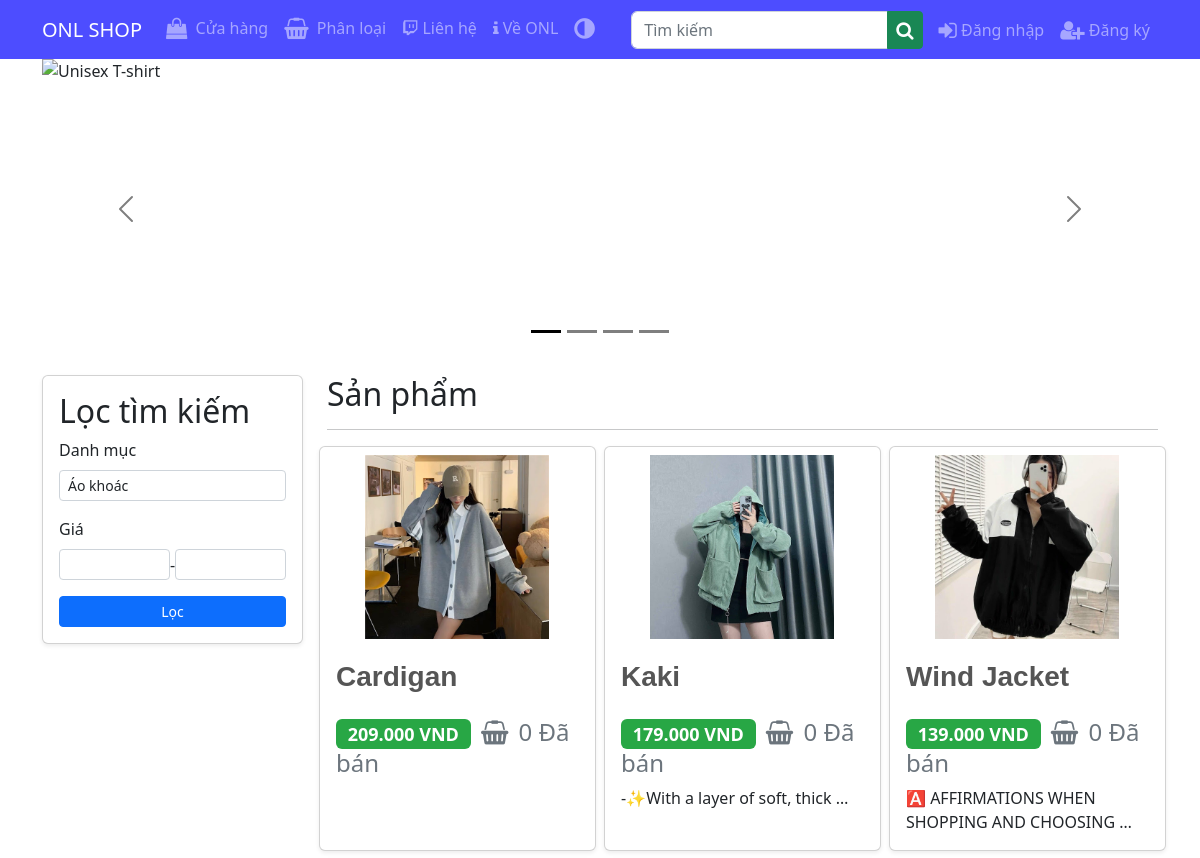
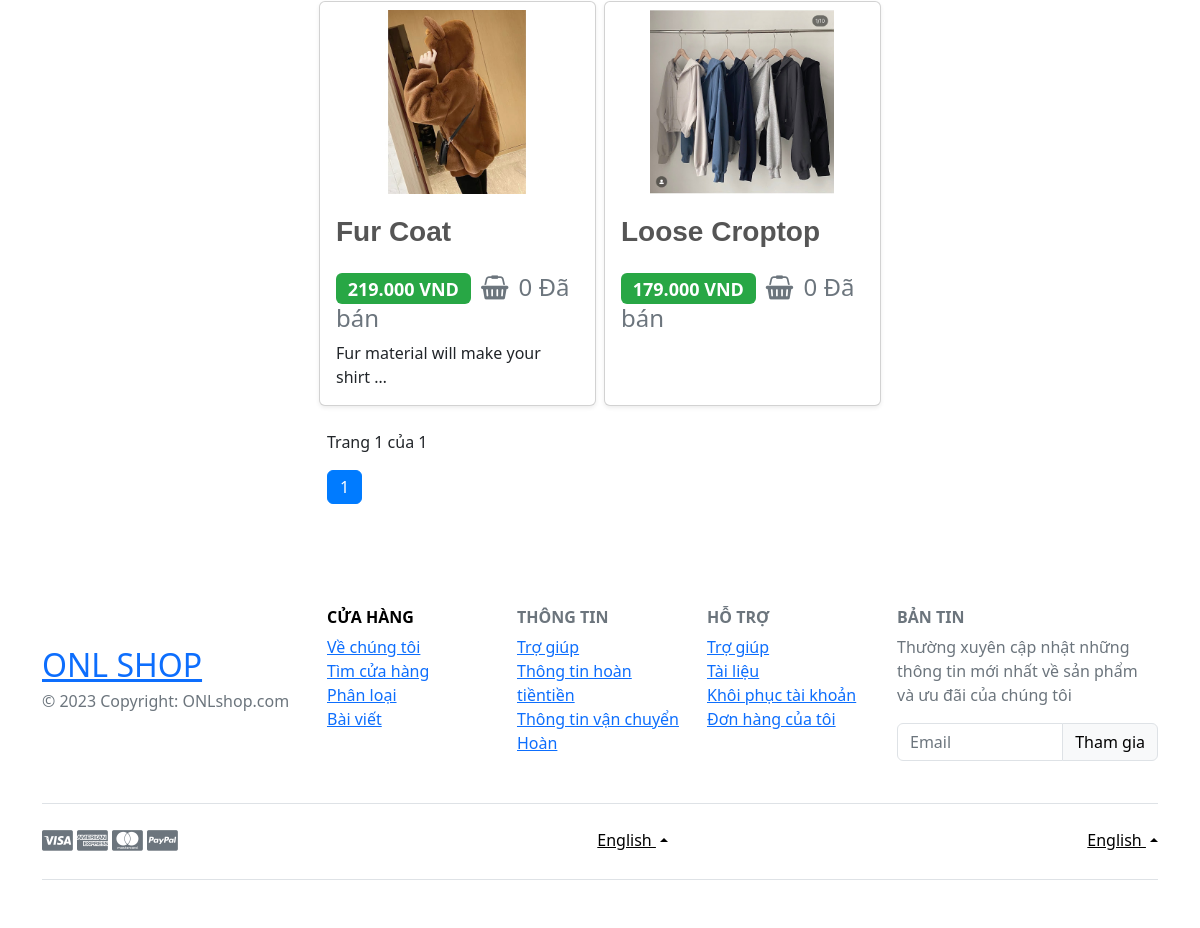
The app's page /?category=5, older data (2 pictures, top to bottom).
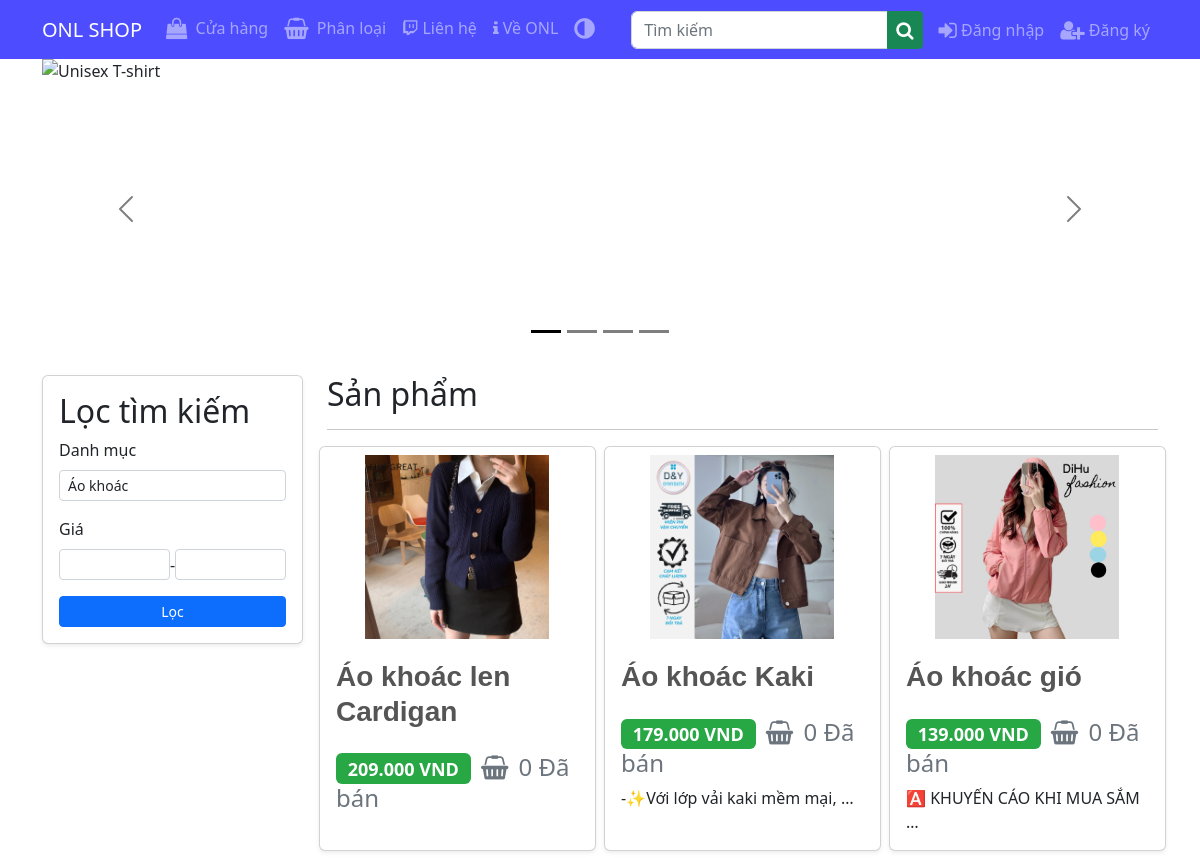
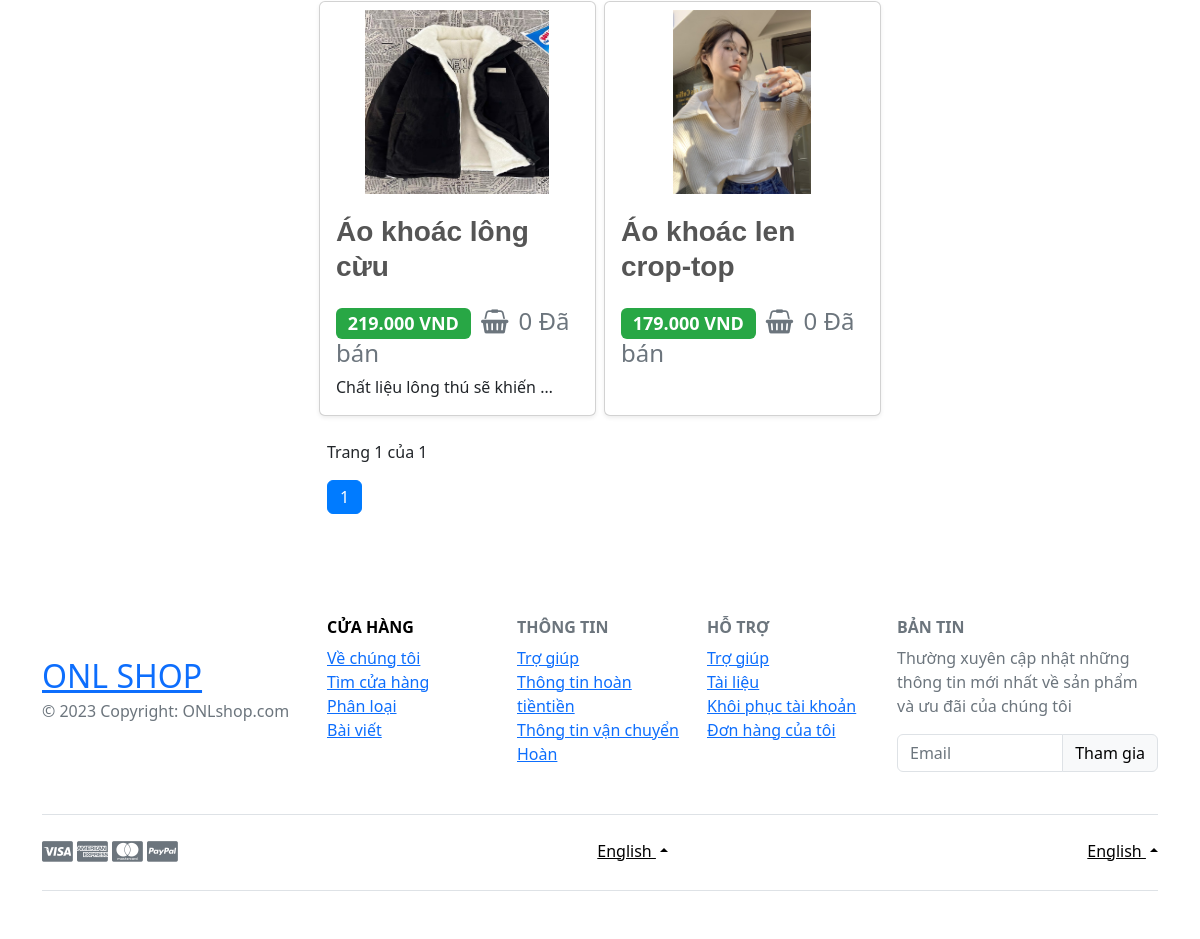
The same page, newer data (2 pictures, top to bottom).
### store/models.py (models this page shows, shortened)
class Product(models.Model):
    category = models.ForeignKey(
        Category, on_delete=models.CASCADE, related_name='products')
    name = models.CharField(max_length=100, null=False, blank=False)
    slug = models.SlugField(unique_for_date='created')
    price = models.IntegerField(null=False)
    created = models.DateTimeField(auto_now_add=True)
    updated = models.DateTimeField(auto_now=True)
    image = models.ImageField(null=True,blank=True)
    availibility = models.BooleanField(null=False, default=True) #xem san pham còn hàng hay đã hết hàng
    description = models.TextField(null=True,blank=True)
    characteristic1 = models.TextField(null=False,blank=True)
    characteristic2 = models.TextField(null=False,blank=True)
    characteristic3 = models.TextField(null=False,blank=True)
    material =  models.TextField(null=False,blank=True)
    branch= models.TextField(null=False,blank=True)
    detail=models.TextField(null=False,blank=True)
    image1 = models.CharField(max_length=255, null=True,blank=True)
    image2 = models.CharField(max_length=255, null=True,blank=True)
    image3 = models.CharField(max_length=255, null=True,blank=True)
    video = models.FileField(upload_to="videos/",null=True,blank=True)
    video1 = models.CharField(max_length=255, null=True,blank=True)
    class Meta:
        index_together = ('id', 'slug')
        ordering = ('-created',)

### store/views.py (the view, shortened to what this page needs)
# urls.py: path('', views.ProductList.as_view(), name='product_list'),
class ProductList(FilterView):
    model = Product
    queryset = Product.objects.all()
    paginate_by = 20
    filterset_class = ProductFilter
    context_object_name = 'products'
    template_name = 'store/product_list.html'
    def get_context_data(self, **kwargs):
        context = super().get_context_data(**kwargs)
        return context
    def get_queryset(self):
        product = super().get_queryset()
        return product.select_related('category').annotate(
            total_purchases=Count('ordered')) #biến để đếm số lượng khách đã mua hàng (đếm hành động 'ordered')

### cart/cart.py (called while the page is built)
def cart_preprocessor(request):
    return {'cart': Cart(request)}

### store/models.py (called while the page is built)
    def __str__(self):
        return self.name

### store/templates/store/product_list.html (shortened to what this page needs)
{% extends 'base.html' %} {% load crispy_forms_tags %} {% load thumbnail %}
{%block content %}
{% load static %}
<div id="carouselExampleDark" class="carousel carousel-dark slide" data-bs-ride="carousel">
  <link href="https://cdn.jsdelivr.net/npm/bootstrap@5.2.3/dist/css/bootstrap.min.css" rel="stylesheet">
  <div class="carousel-indicators">
    <button type="button" data-bs-target="#carouselExampleDark" data-bs-slide-to="0" class="active" aria-current="true" aria-label="Slide 1"></button>
    <button type="button" data-bs-target="#carouselExampleDark" data-bs-slide-to="1" aria-label="Slide 2"></button>
    <button type="button" data-bs-target="#carouselExampleDark" data-bs-slide-to="2" aria-label="Slide 3"></button>
    <button type="button" data-bs-target="#carouselExampleDark" data-bs-slide-to="3" aria-label="Slide 4"></button>
  </div>
  <div class="carousel-inner">
    <div class="carousel-item active" data-bs-interval="10000">
      <img src="{% static 'images/banner/b10.png' %}" class="d-block w-100" alt="Unisex T-shirt" height='300'>
      <div class="carousel-caption d-none d-md-block -bg-success text-red">
      </div>
    </div>
  </div>
  <button class="carousel-control-prev" type="button" data-bs-target="#carouselExampleDark" data-bs-slide="prev">
    <span class="carousel-control-prev-icon" aria-hidden="true"></span>
  </button>
  <button class="carousel-control-next" type="button" data-bs-target="#carouselExampleDark" data-bs-slide="next">
    <span class="carousel-control-next-icon" aria-hidden="true"></span>
  </button>
</div>
<div class="row mt-3 text-dark filter-form">
  <div class="col-lg-3 col-md-6 col-12 mb-3 text-dark">
    <div class="card card-body p-3 shadow-sm sticky-top text-dark">
      <h2>Lọc tìm kiếm </h2>
      <form class="filter-form text-dark">
        {{filter.form|crispy}}
        <button class="btn btn-primary btn-block btn-sm" type="submit" >
          Lọc
        </button>
      </form>
    </div>
  </div>
</body>
  <div class="col-lg-9 col-md-6 col-12 text-color">
    <h2 class="font-weight-light mb-2 text-color">Sản phẩm</h2>
    <hr />
<div class="product-list">
    <div class="row">
      {% for product in products %}
      <div class="col-lg-4 col-12 mb-2 px-sm-1">
        <div class="card shadow-sm h-100">
           <img src="{{ product.image.url }}"
          alt="No Image"
          class="img-aspect p-2" style="width: 200px; height: 200px;" />
          <div class="card-body">
            <h3 class="card-subtitle font-weight-bold">
              <a href="{% url 'store:product_details' product.slug %}" style="text-decoration: none; color: #555; font-family: 'Nunito', sans-serif;"
                >{{product.name}}</a
              >
            </h3>
            <br>
            <h4 class="card-text">
              <span class="badge badge-success text-right">{{product.price | floatformat:3}} VND </span>
              <span class="text-muted"><i class="fa fa-shopping-basket fa-sm mx-1"></i>
                {{product.total_purchases}} Đã bán </b>
              </span>
            </h4>
            <p class="card-text  text-dark">{{product.description|truncatewords:6 }}</p>
          </div>
        </div>
      </div>
      {% empty %}
      <div class="col-12 text-center">
        <h3 class="font-weight-light my-4 py-4">Không tìm thấy sản phẩm.</h3>
      </div>
      {% endfor %}
    </div>
    {% if products|length != 0  %}
    <nav>
      {% with page_obj as page %}
      <div class="mt-3">
        <p class="my-3">
          Trang {{ page.number }} của {{ page.paginator.num_pages }}
        </p>
        <ul class="pagination">
          <li class="page-item active">
            <a class="page-link">{{ page.number }}</a>
          </li>
        </ul>
      </div>
      {% endwith %}
    </nav>
    {% endif %}
  </div>
</div>
</div>
</body>
{% endblock content %}

### accounts/templates/base.html (shortened to what this page needs)
{% load static %}
<!DOCTYPE html>
<html lang="en">
  <head>
    <link
      rel="stylesheet"
      href="https://stackpath.bootstrapcdn.com/bootstrap/4.4.1/css/bootstrap.min.css"
    />
    <link
      rel="stylesheet"
      href="https://stackpath.bootstrapcdn.com/font-awesome/4.7.0/css/font-awesome.min.css"
    />
    <link rel="stylesheet" href="{% static 'css/styles.css' %}" />
  </head>
    <nav class="navbar navbar-dark  navbar-expand-lg" style="background-color: #4d4dff;">
      <div class="container">
        <a href="{% url 'store:product_list' %}" class="navbar-brand">ONL SHOP</a>
        <div class="collapse navbar-collapse" id="navigation">
          <ul class="navbar-nav">
            <li class="nav-item">
                <a href="{% url 'store:product_list' %}" class="nav-link">
                <i class="fa fa-shopping-bag fa-lg mr-1"></i> Cửa hàng
              </a>
            </li>
            <li class="nav-item">
              <a href="{% url 'store:categories_list' %}" class="nav-link">
                <i class="fa fa-shopping-basket fa-lg mr-1"></i> Phân loại
              </a>
            </li>
            <li class="nav-item">
              <a href="{% url 'contact'%}" class="nav-link">
                <i class="fa fa-twitch"></i> Liên hệ
              </a>
            </li>
            <li class="nav-item">
              <a href="{% url 'aboutus'%}" class="nav-link">
                <i class="fa fa-info"></i> Về ONL
              </a>
            </li>
            <li class="nav-item" style="margin-left: auto;">
           <a class="nav-link" onclick="toggleTheme()">
             <i class="fa fa-adjust theme-toggle-icon"></i>
              </a>
                </li>
          </ul>
          <form action="/" class="inline-form mr-md-2 ml-auto">
            <div class="input-group">
              <input
                required
                type="text"
                name="name"
                placeholder="Tìm kiếm"
                class="form-control"
              />
              <div class="input-group-append">
                <button type="submit" class="btn-success btn btn-sm">
                  <i class="fa fa-search fa-lg"></i>
                </button>
              </div>
            </div>
          </form>
          <ul class="navbar-nav">
            {% if user.is_authenticated %}
            <li class="nav-item">
              <a href="{% url 'orders:my' %}" class="nav-link">
                <i class="fa fa-truck fa-lg mr-1"></i> Đơn hàng
              </a>
            </li>
            <li class="nav-item">
              <a href="{% url 'cart:cart_details' %}" class="nav-link">
                <i class="fa fa-shopping-cart fa-lg"></i>
                <span class="badge badge-secondary">
                  {% if cart %} {{cart|length}} {% else %} 0 {% endif%}
                </span>
              </a>
            </li>
            <li class="nav-item dropdown">
              <a
                href="#"
                class="nav-link dropdown-toggle mb-0"
                data-toggle="dropdown"
              >
                {{request.user}}
              </a>
              <div class="dropdown-menu">
                <a href="{% url 'profile'%}" class="dropdown-item">Thông tin cá nhân </a>
                <a href="{% url 'password_change'%}" class="dropdown-item">
                  Thay đổi mật khẩu
                </a>
                <a href="{% url 'logout' %}" class="dropdown-item">Đăng xuất </a>
              </div>
            </li>
            {% else %}
            <li class="nav-item">
              <a href="{% url 'login' %}" class="nav-link">
                <i class="fa fa-sign-in fa-lg"></i> Đăng nhập
              </a>
            </li>
            <li class="nav-item">
              <a href="{% url 'register' %}" class="nav-link">
                <i class="fa fa-user-plus fa-lg"></i> Đăng ký
              </a>
            </li>
            {% endif %}
          </ul>
        </div>
      </div>
    </nav>
    <div class="container">
       {% block content %} {% endblock content %}
    </div>
    <footer class="container--fluid text-center text-lg-start text-muted mt-5 text-color">
      <section class="">
        <div class="container text-center text-md-start pt-4 pb-4">
          <div class="row mt-3">
            <div class="col-12 col-lg-3 col-sm-12 mb-2">
              <a href="{% url 'store:product_list' %}" target="_blank" class="text-red h2">
                <br>
                ONL SHOP
              </a>
              <p class="mt-1 text-color">
                © 2023 Copyright: ONLshop.com
              </p>
            </div>
            <div class="col-6 col-sm-4 col-lg-2">
              <h6 class="text-uppercase text-black fw-bold mb-2">
                Cửa hàng
              </h6>
              <ul class="list-unstyled mb-4">
                <li><a class="text-color-50" href="#">Về chúng tôi</a></li>
                <li><a class="text-color-50" href="#">Tìm cửa hàng</a></li>
                <li><a class="text-color-50" href="#">Phân loại</a></li>
                <li><a class="text-color-50" href="#">Bài viết</a></li>
              </ul>
            </div>
            <div class="col-6 col-sm-4 col-lg-2">
              <h6 class="text-uppercase text-color fw-bold mb-2">
                Thông tin
              </h6>
              <ul class="list-unstyled mb-4">
                <li><a class="text-color-50" href="#">Trợ giúp</a></li>
                <li><a class="text-color-50" href="#">Thông tin hoàn tiềntiền</a></li>
                <li><a class="text-color-50" href="#">Thông tin vận chuyển</a></li>
                <li><a class="text-color-50" href="#">Hoàn</a></li>
              </ul>
            </div>
            <div class="col-6 col-sm-4 col-lg-2">
              <h6 class="text-uppercase text-color fw-bold mb-2">
                Hỗ trợ
                </h6>
              <ul class="list-unstyled mb-4">
                <li><a class="text-color-50" href="#">Trợ giúp</a></li>
                <li><a class="text-color-50" href="#">Tài liệu</a></li>
                <li><a class="text-color-50" href="#">Khôi phục tài khoản</a></li>
                <li><a class="text-color-50" href="#">Đơn hàng của tôi</a></li>
              </ul>
            </div>
            <div class="col-12 col-sm-12 col-lg-3 text-color">
              <h6 class="text-uppercase fw-bold mb-2 text-color">Bản tin</h6>
              <p class="text-color">Thường xuyên cập nhật những thông tin mới nhất về sản phẩm và ưu đãi của chúng tôi</p>
              <div class="input-group mb-3">
                <input type="email" class="form-control border" placeholder="Email" aria-label="Email" aria-describedby="button-addon2" />
                <button class="btn btn-light border shadow-0" type="button" id="button-addon2" data-mdb-ripple-color="dark">
                  Tham gia
                </button>
              </div>
            </div>
        </div>
      </section>
      <div class="">
        <div class="container text-color">
          <div class="d-flex justify-content-between py-4 border-top">
            <div>
              <i class="fa fa-cc-visa text-color" style="font-size:24px"></i>
              <i class="fa fa-cc-amex text-color" style="font-size:24px"></i>
              <i class="fa fa-cc-mastercard text-color" style="font-size:24px"></i>
              <i class="fa fa-cc-paypal text-color" style="font-size:24px"></i>
            </div>
<div class="dropdown dropup">
  <a class="dropdown-toggle text-black" href="#" id="Dropdown" role="button" data-mdb-toggle="dropdown" aria-expanded="false"> English </a>
</div>
            <div class="dropdown dropup">
              <a class="dropdown-toggle text-black" href="#" id="Dropdown" role="button" data-mdb-toggle="dropdown" aria-expanded="false"> English </a>
            </div>
          </div>
        </div>
      </div>
      <div class="">
        <div class="container">
          <div class="d-flex justify-content-between py-4 border-top">
          </div>
        </div>
      </div>
  </footer>
  </body>
</body>
</html>

### static/css/styles.css (style rules this page uses)
.img-aspect { width: auto; margin: 0 auto; }
.img-aspect { width: 100%; }

### accounts/templates/base.html (style rules this page uses)
.theme-toggle-icon { width: 24px; height: 24px; cursor: pointer; }
.theme-toggle-icon { font-size: 24px; cursor: pointer; }

### store/templates/store/product_list.html (style rules this page uses)
.theme-toggle-icon { width: 24px; height: 24px; cursor: pointer; }
.theme-toggle-icon { font-size: 24px; cursor: pointer; }

Row changes from the older to the newer data that the page shows:
changed Product: image: a different picture; name "Cardigan" → "Áo khoác len Cardigan"
changed Product: image: a different picture; name "Kaki" → "Áo khoác Kaki"; description "-✨With a layer of soft, thick …" → "-✨Với lớp vải kaki mềm mại, …"
changed Product: image: a different picture; name "Wind Jacket" → "Áo khoác gió"; description "🅰️ AFFIRMATIONS WHEN SHOPPING AND CHOOSING …" → "🅰️ KHUYẾN CÁO KHI MUA SẮM …"
changed Product: image: a different picture; name "Fur Coat" → "Áo khoác lông cừu"; description "Fur material will make your shirt …" → "Chất liệu lông thú sẽ khiến …"
changed Product: image: a different picture; name "Loose Croptop" → "Áo khoác len crop-top"
